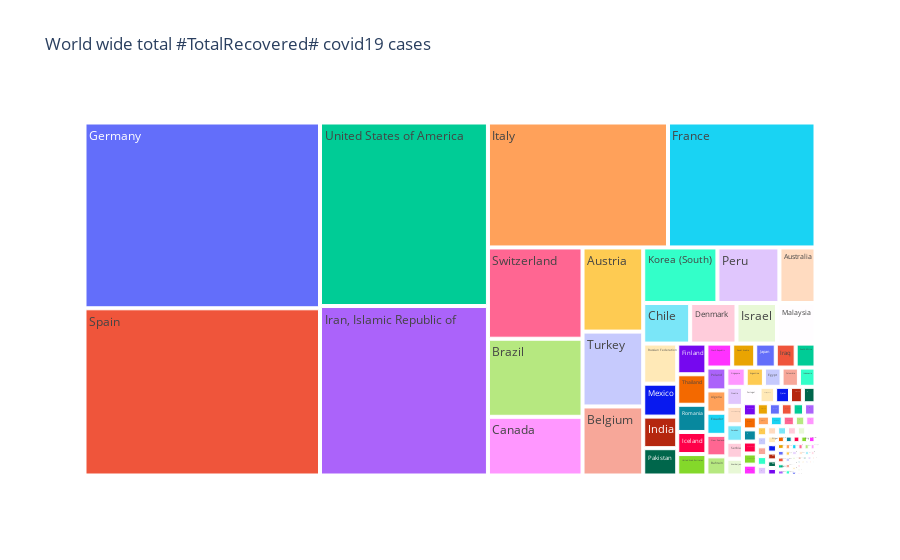

Notebook code for this chart:
### Code cell
df= pd.read_csv("outputbyJSON.csv",encoding='ISO-8859-1')
fig = px.treemap(df, path=['Country'], values=df['TotalRecovered'],
                  title="World wide total #TotalRecovered# covid19 cases ",
                  color_continuous_scale='RdBu',
                 )
fig.show()

### Figure 1 — Plotly figure (JSON) as saved in the notebook; plotly's stock layout.template omitted (floating-point values rounded to 4 significant figures; data arrays with more than 128 entries replaced by an {"elided": "..."} marker saying what was removed)
{"data": [{"branchvalues": "total", "domain": {"x": [0, 1], "y": [0, 1]}, "hovertemplate": "labels=%{label}<br>TotalRecovered=%{value}<br>parent=%{parent}<br>id=%{id}<extra></extra>", "ids": {"elided": "247 str values"}, "labels": {"elided": "247 str values"}, "name": "", "parents": {"elided": "247 str values"}, "type": "treemap", "values": {"elided": "247 int values"}}], "layout": {"legend": {"tracegroupgap": 0}, "title": {"text": "World wide total #TotalRecovered# covid19 cases "}}}
